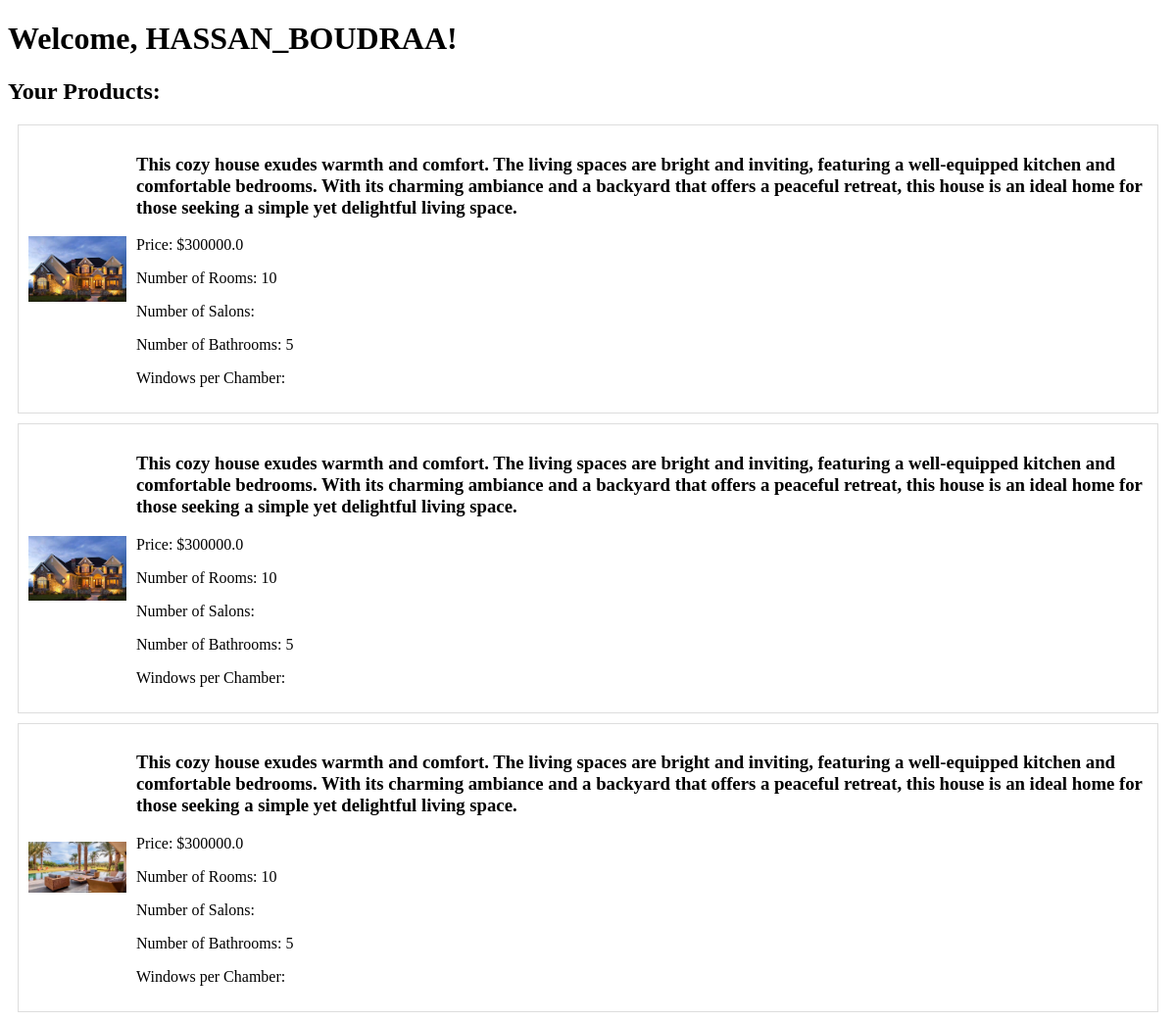
The page /products (signed in) on the database its author committed.
### models/user.py (models this page shows, shortened)
class User(UserMixin, db.Model):
    __tablename__ = 'user'
    id = db.Column(db.String(50), primary_key=True, default=lambda: str( uuid.uuid4()), unique=True, nullable=False)
    username = db.Column(db.String(80), unique=False, nullable=False)
    city = db.Column(db.String(20), unique=False, nullable=False)
    email = db.Column(db.String(20), unique=False, nullable=False)
    password_hash = db.Column(db.String(28), nullable=False)

class Products(db.Model):
    id = db.Column(db.String(50), primary_key=True, default=lambda: str( uuid.uuid4()), unique=True, nullable=False)
    name = db.Column(db.String(255), nullable=False)
    city = db.Column(db.String(8), nullable=False)
    price = db.Column(db.Float, nullable=False)
    image_path = db.Column(db.String(255), nullable=True)
    num_rooms = Column(Integer, nullable=False)
    section = Column(Integer, nullable=False)
    num_bain = Column(Integer, nullable=False)
    window_per_house = Column(Integer, nullable=False)
    user_id = db.Column(db.String(50),db.ForeignKey('user.id'),nullable=False)
    user = db.relationship('User', backref=db.backref('products', lazy=True))

### models/app.py (the view)
    @app.route('/products')
    @login_required
    def products():
        user_products = Products.query.filter_by(user_id=current_user.id).order_by(asc(Products.id)).all()
        for product in user_products:
            print("Product Image Path:", product.image_path)
        return render_template('products.html', user=current_user, user_products=user_products)

### models/templates/products.html (shortened to what this page needs)
<!DOCTYPE html>
<html lang="en">
<head>
</head>
<body>
    <h1>Welcome, {{ user.username }}!</h1>
    <h2>Your Products:</h2>
    {% for product in user_products %}
        <div class="product">
            <img src="{{ url_for('serve_image', filename=product.image_path.split('/')[-1]) }}" alt="Product Image">
            <div class="product-info">
                <h3>{{ product.name }}</h3>
                <p>Price: ${{ product.price }}</p>
                <p>Number of Rooms: {{ product.num_rooms }}</p>
                <p>Number of Salons: {{ product.num_salon }}</p>
                <p>Number of Bathrooms: {{ product.num_bain }}</p>
                <p>Windows per Chamber: {{ product.window_per_chamber }}</p>
            </div>
        </div>
    {% endfor %}
</body>
</html>

### models/templates/products.html (style rules this page uses)
.product { border: 1px solid #ddd; padding: 10px; margin: 10px; display: flex; align-items: center; }
.product img { max-width: 100px; height: auto; margin-right: 10px; }
.product-info { flex: 1; }

### rows shown on the page
User: username "HASSAN_BOUDRAA"
Products: image_path (picture), name "This cozy house exudes warmth and comfort. The living spaces are bright and inviting, featuring a well-equipped kitchen and comfortable bedrooms. With its charming ambiance and a backyard that offers a peaceful retreat, this house is an ideal home for those seeking a simple yet delightful living space.", price "300000.0", num_rooms "10", num_bain "5"
Products: image_path (picture), name "This cozy house exudes warmth and comfort. The living spaces are bright and inviting, featuring a well-equipped kitchen and comfortable bedrooms. With its charming ambiance and a backyard that offers a peaceful retreat, this house is an ideal home for those seeking a simple yet delightful living space.", price "300000.0", num_rooms "10", num_bain "5"
Products: image_path (picture), name "This cozy house exudes warmth and comfort. The living spaces are bright and inviting, featuring a well-equipped kitchen and comfortable bedrooms. With its charming ambiance and a backyard that offers a peaceful retreat, this house is an ideal home for those seeking a simple yet delightful living space.", price "300000.0", num_rooms "10", num_bain "5"
